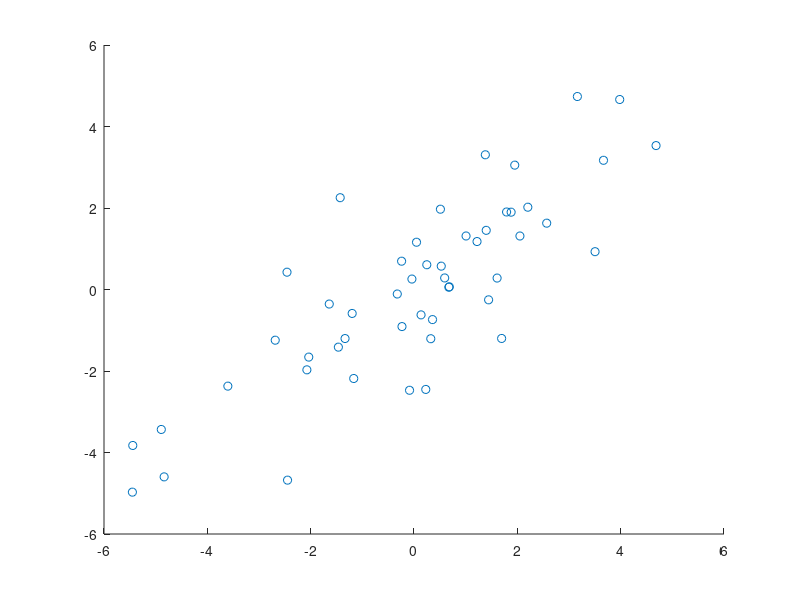

This chart was generated by the following MATLAB code: (Note: this script raises an error after producing the figure.)
a=sqrt(2)/2;
A=[a,-a;a,a]*[10,0;0,1]*[a,a;-a,a];
n=50;
y=zeros(2,n);
for i=1:n
y(:,i)=mvnrnd(zeros(2,1),A);
end
scatter(y(1,:),y(2,:));
hold on;

%===========================================
%Generating n distinct points
%d=0;
x=zeros(2,n);
%a=mvnrnd(zeros(2,1),A);
a=[-6,6];
for j=1:n
    x(:,j)=pavelitera(a,y,0.1,n,500);
end
scatter(x(1,:),x(2,:),'r');
plot(a(1),a(2),'ko','markerfacecolor','m')

%==================== Focusing on one =============

x1=zeros(2,501);
x1(:,1)=a';alpha=0.1;
v=zeros(2,1);
for i=1:500
    k=unidrnd(n);
    v=v+alpha*(x1(:,i)-y(:,k));
    if norm(v)>1
        v=v/norm(v);
    end
    x1(:,i+1)=x1(:,i)-alpha*v;
end
plot(x1(1,:),x1(2,:));
plot(x1(1,501),x1(2,501),'ko');

x2=zeros(2,501);
x2(:,1)=a';alpha=0.1;
v=zeros(2,1);
for i=1:500
    %k=unidrnd(n);
    v=v+alpha*(x2(:,i)-mean(y,2));
    if norm(v)>1
        v=v/norm(v);
    end
    x2(:,i+1)=x2(:,i)-alpha*v;
end
plot(x2(1,:),x2(2,:));
plot(x2(1,501),x2(2,501),'mo');

%===========Axuiliary functions========
function l=pavelitera(a,y,alpha,n,n_iter)
for i=1:n
    d=zeros(2,1);l=a';
    for j=1:n_iter
    k=unidrnd(n);
    d=d+alpha*(l-y(:,k));
    %d=d+alpha*(l-mean(y,2));
    if norm(d)>1
    d=d/norm(d);
    end
    l=l-alpha*d;
    end
end
end